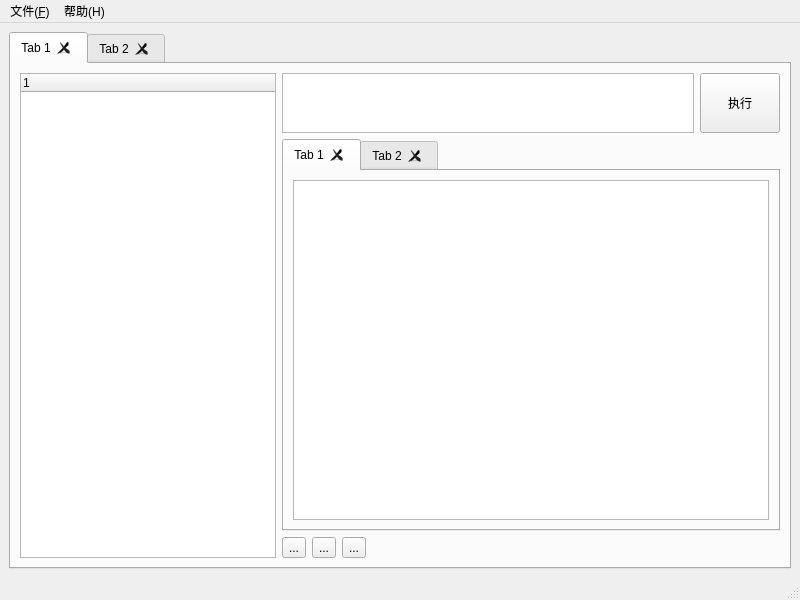
<?xml version="1.0" encoding="UTF-8"?>
<ui version="4.0">
 <class>MainWindow</class>
 <widget class="QMainWindow" name="MainWindow">
  <property name="geometry">
   <rect>
    <x>0</x>
    <y>0</y>
    <width>800</width>
    <height>600</height>
   </rect>
  </property>
  <property name="sizePolicy">
   <sizepolicy hsizetype="Expanding" vsizetype="Expanding">
    <horstretch>0</horstretch>
    <verstretch>0</verstretch>
   </sizepolicy>
  </property>
  <property name="minimumSize">
   <size>
    <width>800</width>
    <height>600</height>
   </size>
  </property>
  <property name="windowTitle">
   <string>Mysql管理工具</string>
  </property>
  <widget class="QWidget" name="centralwidget">
   <property name="sizePolicy">
    <sizepolicy hsizetype="Expanding" vsizetype="Expanding">
     <horstretch>0</horstretch>
     <verstretch>0</verstretch>
    </sizepolicy>
   </property>
   <layout class="QVBoxLayout" name="verticalLayout_2">
    <item>
     <widget class="QTabWidget" name="tabWidget">
      <property name="styleSheet">
       <string notr="true">display:none;</string>
      </property>
      <property name="currentIndex">
       <number>0</number>
      </property>
      <property name="tabsClosable">
       <bool>true</bool>
      </property>
      <widget class="QWidget" name="tab">
       <attribute name="title">
        <string>Tab 1</string>
       </attribute>
       <layout class="QHBoxLayout" name="horizontalLayout_5">
        <item>
         <layout class="QHBoxLayout" name="horizontalLayout_4">
          <item>
           <widget class="QTreeWidget" name="treeWidget">
            <property name="sizePolicy">
             <sizepolicy hsizetype="Fixed" vsizetype="Expanding">
              <horstretch>0</horstretch>
              <verstretch>0</verstretch>
             </sizepolicy>
            </property>
            <property name="minimumSize">
             <size>
              <width>200</width>
              <height>0</height>
             </size>
            </property>
            <column>
             <property name="text">
              <string notr="true">1</string>
             </property>
            </column>
           </widget>
          </item>
          <item>
           <layout class="QVBoxLayout" name="verticalLayout" stretch="0,1,0">
            <item>
             <layout class="QHBoxLayout" name="horizontalLayout_2">
              <item>
               <widget class="QTextEdit" name="textEdit">
                <property name="sizePolicy">
                 <sizepolicy hsizetype="Expanding" vsizetype="Minimum">
                  <horstretch>0</horstretch>
                  <verstretch>0</verstretch>
                 </sizepolicy>
                </property>
                <property name="minimumSize">
                 <size>
                  <width>0</width>
                  <height>60</height>
                 </size>
                </property>
               </widget>
              </item>
              <item>
               <widget class="QPushButton" name="pushButton">
                <property name="sizePolicy">
                 <sizepolicy hsizetype="Fixed" vsizetype="Fixed">
                  <horstretch>0</horstretch>
                  <verstretch>0</verstretch>
                 </sizepolicy>
                </property>
                <property name="minimumSize">
                 <size>
                  <width>60</width>
                  <height>60</height>
                 </size>
                </property>
                <property name="text">
                 <string>执行</string>
                </property>
               </widget>
              </item>
             </layout>
            </item>
            <item>
             <widget class="QTabWidget" name="tabWidget_2">
              <property name="tabsClosable">
               <bool>true</bool>
              </property>
              <widget class="QWidget" name="tab_3">
               <attribute name="title">
                <string>Tab 1</string>
               </attribute>
               <layout class="QHBoxLayout" name="horizontalLayout_3">
                <item>
                 <widget class="QTableView" name="tableView"/>
                </item>
               </layout>
              </widget>
              <widget class="QWidget" name="tab_4">
               <attribute name="title">
                <string>Tab 2</string>
               </attribute>
              </widget>
             </widget>
            </item>
            <item>
             <layout class="QHBoxLayout" name="horizontalLayout">
              <item>
               <widget class="QToolButton" name="toolButton_2">
                <property name="text">
                 <string>...</string>
                </property>
               </widget>
              </item>
              <item>
               <widget class="QToolButton" name="toolButton">
                <property name="text">
                 <string>...</string>
                </property>
               </widget>
              </item>
              <item>
               <widget class="QToolButton" name="toolButton_3">
                <property name="text">
                 <string>...</string>
                </property>
               </widget>
              </item>
              <item>
               <spacer name="horizontalSpacer">
                <property name="orientation">
                 <enum>Qt::Horizontal</enum>
                </property>
                <property name="sizeHint" stdset="0">
                 <size>
                  <width>40</width>
                  <height>20</height>
                 </size>
                </property>
               </spacer>
              </item>
             </layout>
            </item>
           </layout>
          </item>
         </layout>
        </item>
       </layout>
      </widget>
      <widget class="QWidget" name="tab_2">
       <attribute name="title">
        <string>Tab 2</string>
       </attribute>
      </widget>
     </widget>
    </item>
   </layout>
  </widget>
  <widget class="QMenuBar" name="menubar">
   <property name="geometry">
    <rect>
     <x>0</x>
     <y>0</y>
     <width>800</width>
     <height>24</height>
    </rect>
   </property>
   <widget class="QMenu" name="menu_F">
    <property name="title">
     <string>文件(&amp;F)</string>
    </property>
    <addaction name="action_new"/>
    <addaction name="action_open"/>
    <addaction name="action_import"/>
   </widget>
   <widget class="QMenu" name="menu">
    <property name="title">
     <string>帮助(H)</string>
    </property>
    <addaction name="action"/>
    <addaction name="action_QT"/>
   </widget>
   <addaction name="menu_F"/>
   <addaction name="menu"/>
  </widget>
  <widget class="QStatusBar" name="statusBar"/>
  <action name="action_new">
   <property name="text">
    <string>新建(&amp;N)</string>
   </property>
  </action>
  <action name="action_open">
   <property name="text">
    <string>打开(&amp;O)</string>
   </property>
  </action>
  <action name="action_import">
   <property name="text">
    <string>导入(&amp;I)</string>
   </property>
  </action>
  <action name="action">
   <property name="text">
    <string>关于我们</string>
   </property>
  </action>
  <action name="action_QT">
   <property name="text">
    <string>关于QT</string>
   </property>
  </action>
 </widget>
 <resources/>
 <connections/>
</ui>
